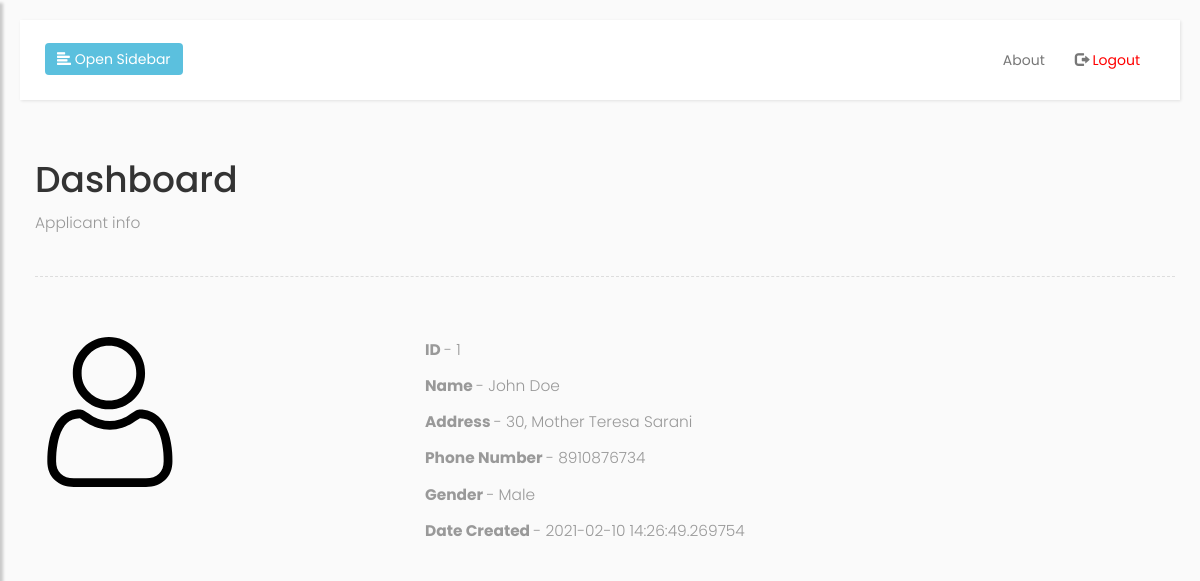
The app's page /applicant/dashboard (signed in) with its own data.
### app.py (models this page shows)
class Applicants(UserMixin, db.Model):
	id=db.Column(db.Integer, primary_key=True)
	username=db.Column(db.String(15),unique=True)
	password=db.Column(db.String(80))
	name = db.Column(db.String(200),nullable=False)
	address = db.Column(db.String(200), nullable=False)
	phone = db.Column(db.Integer, nullable=False)
	gender = db.Column(db.String(200), nullable=False)
	date_created = db.Column(db.DateTime, default=datetime.utcnow)

### app.py (the view)
@app.route('/applicant/dashboard', methods=['GET','POST'])
@login_required
def applicantdashboard():
	applicant = current_user
	return render_template('applicant_dashboard.html',applicant=applicant)

### app.py (called while the page is built)
@login_manager2.user_loader
def load_user2(user_id):
	return Applicants.query.get((user_id))

### templates/applicant_dashboard.html (shortened to what this page needs)
{% extends 'base.html' %}
{% block logout %}
<li>
	<a href="/applicantlogout">
          <span class="glyphicon glyphicon-log-out"></span> <span style="color: red;">Logout</span>
    </a>
</li>
{% endblock %}
{% block container %}
<h1>Dashboard</h1>
<p>Applicant info</p>
<div class="line"></div>
<br>
<div class="row">
	<div class="col-sm-4">
		<a href="#"><img id="applicant-picture" src="{{ url_for('static',filename='img/user.svg') }}" style="max-width: 150px; max-height: 150px"></a>
	</div>
	<div class="col-sm-8">
		<p id="applicant-id"><b>ID </b>- {{ applicant.id }}</p>
		<p id="applicant-name"><b>Name </b>- {{ applicant.name }}</p>
		<p id="applicant-address"><b>Address </b>- {{ applicant.address }}</p>
		<p id="applicant-phone"><b>Phone Number </b>- {{ applicant.phone }}</p>
		<p id="applicant-gender"><b>Gender </b>- {{ applicant.gender }}</p>
		<p id="applicant-date-created"><b>Date Created </b>- {{ applicant.date_created }}</p>
	</div>
</div>
{% endblock %}

### static/css/main.css (style rules this page uses)
body { font-family: 'Poppins', sans-serif; background: #fafafa; }
p { font-family: 'Poppins', sans-serif; font-size: 1.1em; font-weight: 300; line-height: 1.7em; color: #999; }
a, a:hover, a:focus { color: inherit; text-decoration: none; transition: all 0.3s; }
.line { width: 100%; height: 1px; border-bottom: 1px dashed #ddd; margin: 40px 0; }

### records on screen
Applicants: id "1", name "John Doe", address "30, Mother Teresa Sarani", phone "8910876734", gender "Male", date_created "2021-02-10 14:26:49.269754"
